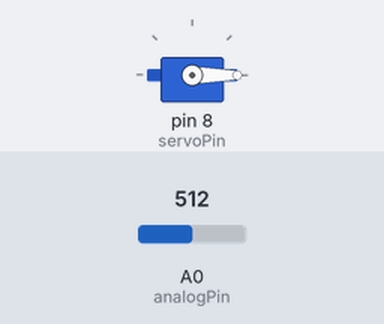
This sketch was run on a simulated Arduino Uno, built with avr-gcc and run on an emulated ATmega328P. Shown: servo. Inputs (shaded band) come from the test bench; at power-on: A0 (analogPin) = 512.

Above: at 1.2 s.
1.3 s: A0 (analogPin) set to 900
At 2.5 s:
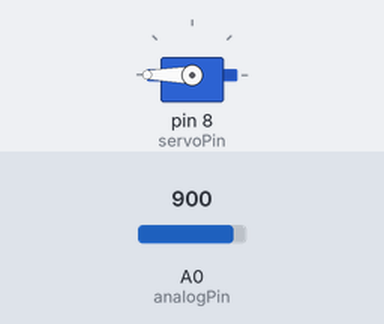
2.8 s: A0 (analogPin) set to 511
At 3.9 s:
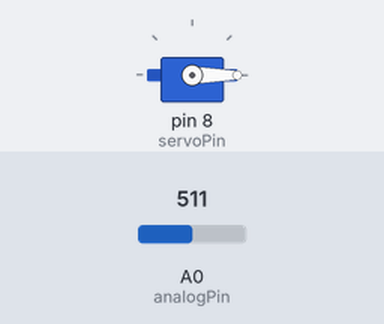
4.3 s: A0 (analogPin) set to 1023
At 5.0 s:
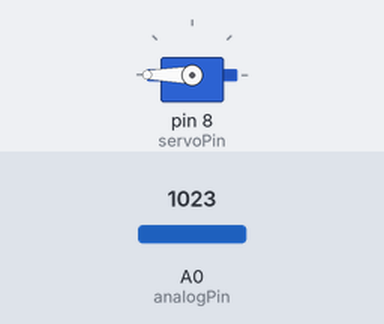
Timing chart, 0 to 7.3 s (numbered marks = the images above; inputs shaded):
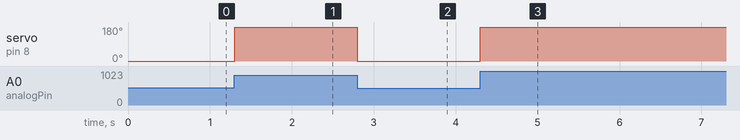

Measured:
- after the input at 1.3 s, servo on pin 8 (servoPin): 0° → 180° at once
- after the input at 2.8 s, servo on pin 8 (servoPin): 180° → 0° at once
- after the input at 4.3 s, servo on pin 8 (servoPin): 0° → 180° at once

The sketch:

BIS_Exc5_6_Bendsense.ino
```cpp
#include <Servo.h>
Servo servo;

/*
red = vcc
black = gnd
orange = signal
*/

int angle = 0;
const int analogPin = A0;
const int servoPin = 8;

void setup() {
  servo.attach(servoPin);
  servo.write(angle);
  pinMode(analogPin, INPUT);
  Serial.begin(9600);
}

void loop()
{
  int tempVal = 0;
  tempVal = analogRead(analogPin);
  tempVal = map(tempVal, 700, 900, 0, 180);
  angle = tempVal;
  servo.write(angle);
}
```
